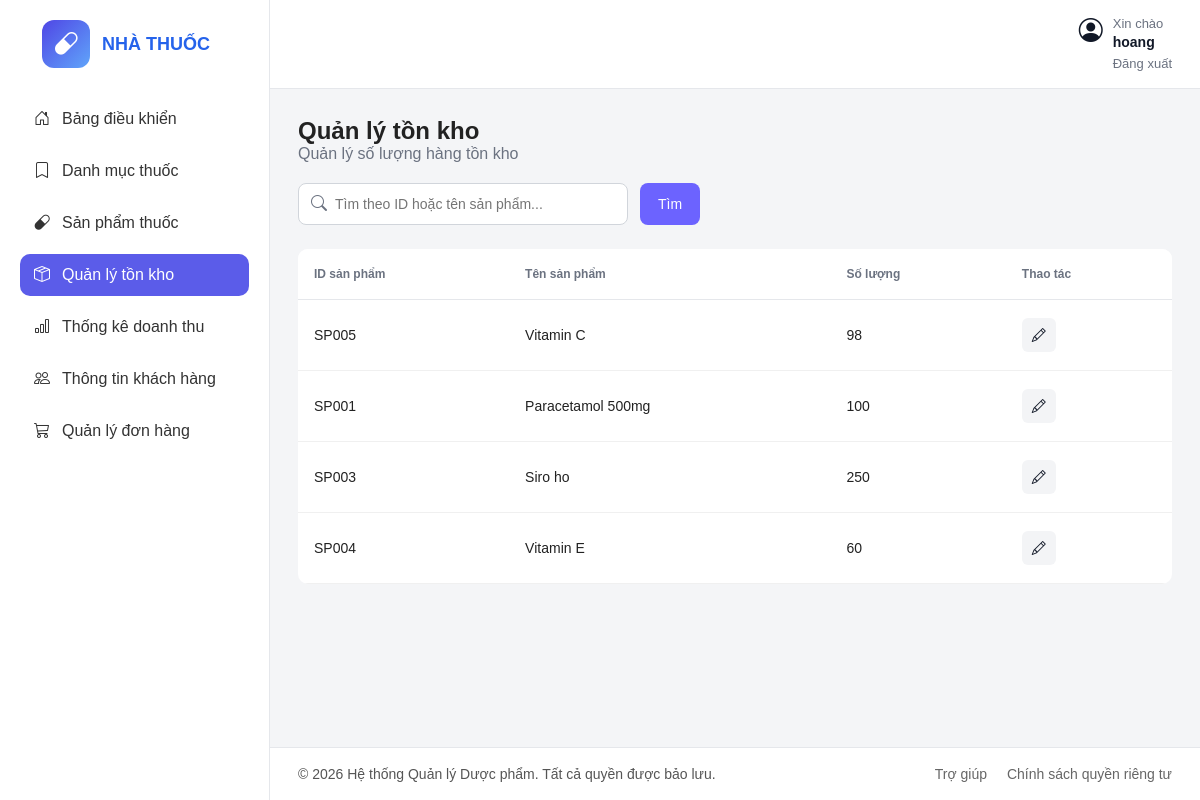
/dashboard/ton-kho/ (signed in), run on an earlier commit of the app's database.
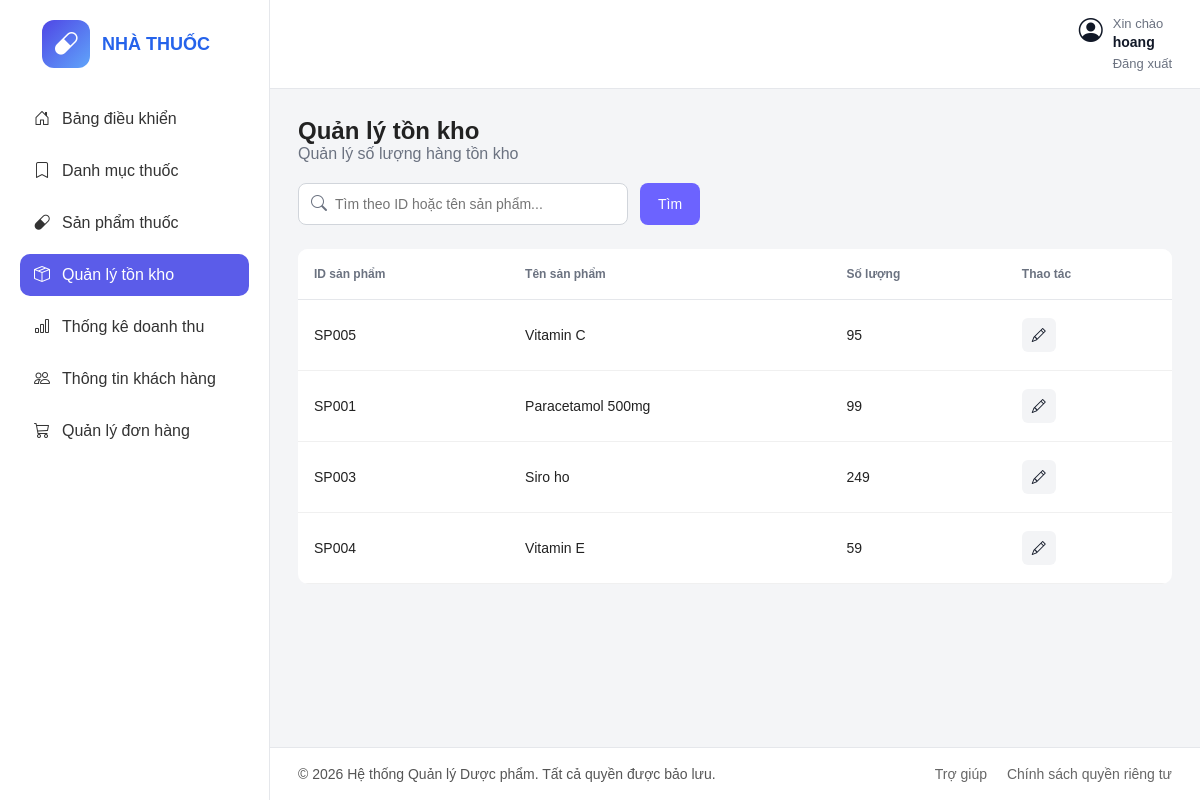
And on a later commit of the database.
### core/models.py (models this page shows, shortened)
class Inventory(models.Model):
    product = models.OneToOneField(Product, on_delete=models.CASCADE)
    quantity = models.PositiveIntegerField(default=0)

class Product(models.Model):
    category = models.ForeignKey(Category, on_delete=models.CASCADE)
    proid = models.CharField(max_length=20, unique=True)
    name = models.TextField()
    description = models.TextField(blank=True)
    image = models.ImageField(upload_to='products/', blank=True, null=True)
    unit = models.CharField(max_length=50)
    price = models.DecimalField(max_digits=12, decimal_places=2)

### core/views.py (the view)
# urls.py: path('dashboard/ton-kho/', views.admin_inventory, name='admin_inventory'),
@login_required
@user_passes_test(is_admin)
def admin_inventory(request):
    keyword = request.GET.get('q', '').strip()
    inventories = Inventory.objects.select_related('product').all().order_by('id')
    if keyword:
        inventories = inventories.filter(
            Q(product__name__icontains=keyword) |
            Q(product__proid__icontains=keyword)
        )
    return render(request, 'admin_panel/tonkho.html', {
        'inventories': inventories,
        'keyword': keyword,
    })

### core/views.py (called while the page is built)
def is_admin(user):
    return user.is_staff

### templates/admin_panel/tonkho.html (shortened to what this page needs)
{% load static %}
<!DOCTYPE html>
<html lang="vi">
<head>
  <link rel="stylesheet" href="{% static 'css/tonkho.css' %}" />
  <link rel="stylesheet" href="https://cdn.jsdelivr.net/npm/bootstrap-icons@1.11.3/font/bootstrap-icons.min.css" />
</head>
<body>
  <div class="container">
    <aside class="sidebar">
      <div class="logo">
        <div class="logo-icon">
          <i class="bi bi-capsule"></i>
        </div>
        <div>
          <h2>NHÀ THUỐC</h2>
        </div>
      </div>
      <ul class="menu">
        <li><a href="{% url 'dashboard' %}"><i class="bi bi-house-door"></i> Bảng điều khiển</a></li>
        <li><a href="{% url 'admin_categories' %}"><i class="bi bi-bookmark"></i> Danh mục thuốc</a></li>
        <li><a href="{% url 'admin_products' %}"><i class="bi bi-capsule"></i> Sản phẩm thuốc</a></li>
        <li class="active"><a href="{% url 'admin_inventory' %}"><i class="bi bi-box-seam"></i> Quản lý tồn kho</a></li>
        <li><a href="{% url 'admin_statistics' %}"><i class="bi bi-bar-chart"></i> Thống kê doanh thu</a></li>
        <li><a href="{% url 'admin_customers' %}"><i class="bi bi-people"></i> Thông tin khách hàng</a></li>
        <li><a href="{% url 'admin_orders' %}"><i class="bi bi-cart3"></i>Quản lý đơn hàng</a></li>
      </ul>
    </aside>
    <main class="main-content">
      <header class="topbar">
        <div class="topbar-right">
          <div class="user-info user-info-vertical">
            <i class="bi bi-person-circle"></i>
            <div>
              <span>Xin chào</span>
              <strong>{{ user.get_full_name|default:user.username }}</strong>
              <a href="{% url 'logout' %}" class="logout-link">Đăng xuất</a>
            </div>
          </div>
        </div>
      </header>
      <section class="titleql">
        <h2>Quản lý tồn kho</h2>
        <p class="subtitle">
          Quản lý số lượng hàng tồn kho
        </p>
        <div class="action-bar">
          <form method="get" action="{% url 'admin_inventory' %}" class="search-form">
            <div class="small-search-box">
              <i class="bi bi-search"></i>
              <input
                type="text"
                name="q"
                value="{{ keyword|default:'' }}"
                placeholder="Tìm theo ID hoặc tên sản phẩm..."
              />
            </div>
            <button type="submit" class="search-btn">Tìm</button>
          </form>
        </div>
        <div class="table-wrapper">
          <table>
            <thead>
              <tr>
                <th>ID sản phẩm</th>
                <th>Tên sản phẩm</th>
                <th>Số lượng</th>
                <th>Thao tác</th>
              </tr>
            </thead>
            <tbody>
              {% for inventory in inventories %}
              <tr>
                <td>{{ inventory.product.proid }}</td>
                <td>{{ inventory.product.name }}</td>
                <td>{{ inventory.quantity }}</td>
                <td>
                  <button
                    type="button"
                    class="edit-btn open-edit-popup"
                    data-id="{{ inventory.id }}"
                    data-proid="{{ inventory.product.proid }}"
                    data-name="{{ inventory.product.name }}"
                    data-quantity="{{ inventory.quantity }}"
                  >
                    <i class="bi bi-pencil"></i>
                  </button>
                </td>
              </tr>
              {% empty %}
              <tr>
                <td colspan="4" class="empty-row">Không tìm thấy sản phẩm phù hợp.</td>
              </tr>
              {% endfor %}
            </tbody>
          </table>
        </div>
      </section>
      <footer class="footer">
        <p>© 2026 Hệ thống Quản lý Dược phẩm. Tất cả quyền được bảo lưu.</p>
        <div class="footer-links">
          <a href="#">Trợ giúp</a>
          <a href="#">Chính sách quyền riêng tư</a>
        </div>
      </footer>
    </main>
  </div>
</body>
</html>

What changed in the data, as far as the page shows it:
changed Inventory "SP005": quantity "98" → "95"
changed Inventory "SP001": quantity "100" → "99"
changed Inventory "SP003": quantity "250" → "249"
changed Inventory "SP004": quantity "60" → "59"
